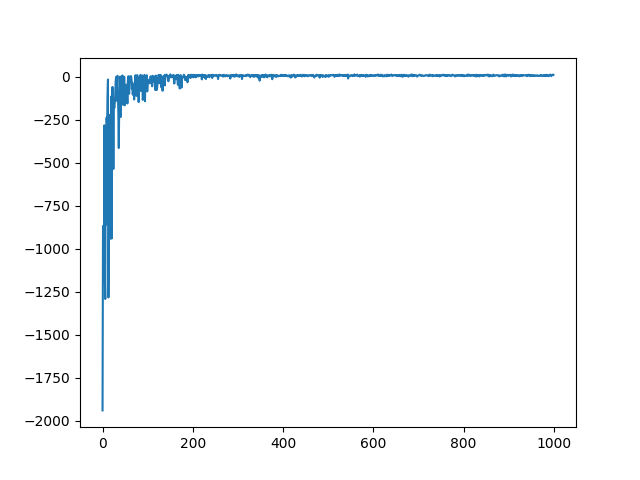

The Python source for this figure:
import numpy as np

import matplotlib.pyplot as plt

import gymnasium as gym

from utils import render_video

import warnings
warnings.filterwarnings('ignore')


def get_epsilon_greedy_action(q_values, epsilon, action_n):
    policy = np.ones(action_n) * epsilon / action_n
    max_action = np.argmax(q_values)
    policy[max_action] += 1 - epsilon

    return np.random.choice(np.arange(action_n), p=policy)


def QLearning(env, episode_n, noisy_episode_n, gamma=0.99, trajectory_len=500, alpha=0.5):
    total_rewards = np.zeros(episode_n)  # Создаем массив для хранения общих вознаграждений для каждого эпизода

    state_n = env.observation_space.n  # Получаем количество состояний в среде
    action_n = env.action_space.n  # Получаем количество действий в среде
    Q = np.zeros((state_n, action_n))  # Создаем Q-функцию (матрицу состояние-действие) и инициализируем её нулями

    epsilon = 1
    for episode in range(episode_n):  # Запускаем цикл для каждого эпизода
        # epsilon = 1 / (episode + 1)  # Уменьшаем параметр epsilon для epsilon-жадной стратегии с каждым эпизодом

        if episode % 100 == 0:
            print(f'#{episode} epsilon: {epsilon}')

        state = env.reset()[0]

        for _ in range(trajectory_len):  # Запускаем цикл для каждого шага внутри эпизода (ограниченного trajectory_len)
            action = get_epsilon_greedy_action(Q[state], epsilon,
                                               action_n)  # Получаем действие с использованием epsilon-жадной стратегии

            next_state, reward, done, _, _ = env.step(action)  # Выполняем выбранное действие и получаем следующее состояние, вознаграждение и флаг завершения
            # next_action = get_epsilon_greedy_action(qfunction[next_state], epsilon, action_n)  # Получаем следующее действие с использованием epsilon-жадной стратегии

            Q[state][action] += alpha * (reward + gamma * np.max(Q[next_state]) - Q[state][action])  # Обновляем Q-функцию согласно формуле метода SARSA

            # state = next_state  # Переходим в следующее состояние
            # action = next_action  # Переходим в следующее действие

            total_rewards[episode] += reward  # Добавляем полученное вознаграждение к общему вознаграждению текущего эпизода

            if done:  # Если эпизод завершился, выходим из цикла
                break

            state = next_state

        epsilon = max(0, epsilon - 1 / noisy_episode_n)  # Уменьшаем epsilon с течением времени для уменьшения исследования в пользу использования текущей стратегии

    return total_rewards, Q  # Возвращаем массив общих вознаграждений для каждого эпизода


def main():
    env = gym.make("Taxi-v3", render_mode="rgb_array")

    total_rewards, qfunction = QLearning(env, episode_n=1000, noisy_episode_n=1, trajectory_len=500, gamma=0.93, alpha=0.97)
    plt.plot(total_rewards)
    plt.savefig('q_learning.png')

    mean_reward = np.mean(total_rewards[:-100])
    print(mean_reward)
    if mean_reward > -40:
        render_video(env, qfunction, video_title="q_learning", fps=2)


if __name__ == '__main__':
    main()